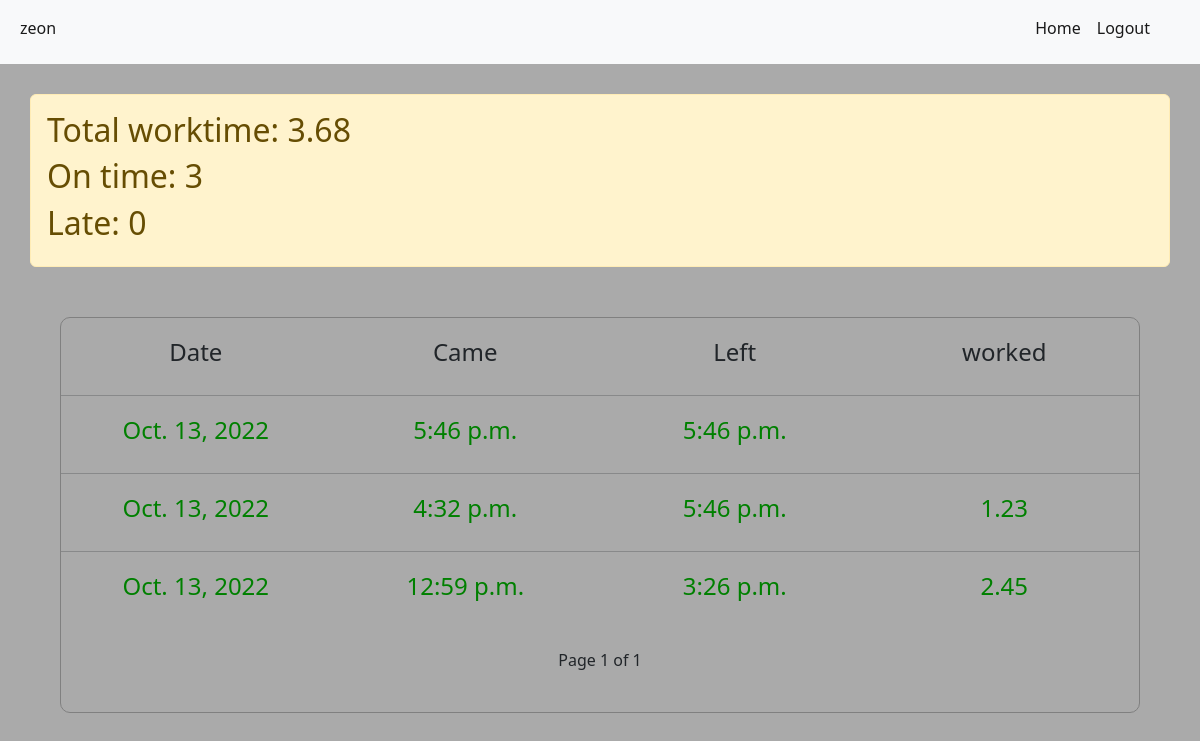
The page /accounts/company/test/1/ (signed in) on the database as committed earlier.
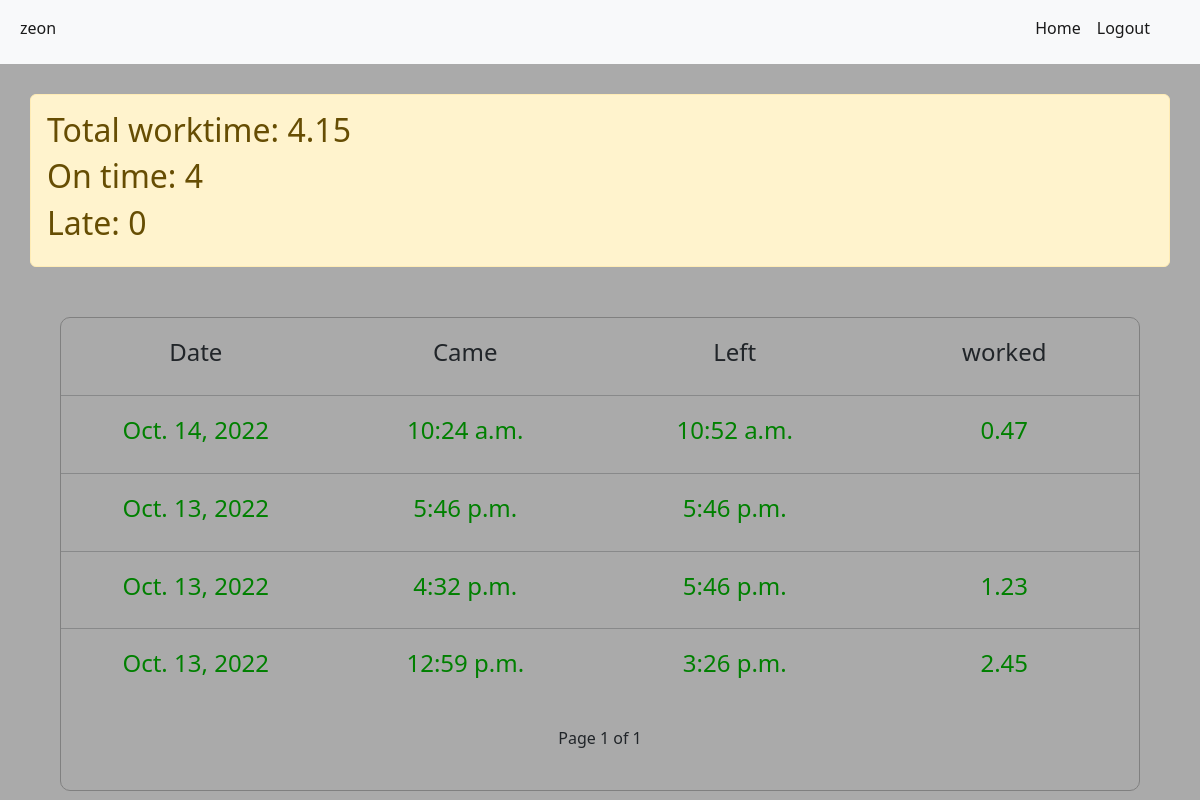
The same page on the database as committed later.
### accounts/models.py (models this page shows)
class WorkTime(models.Model):
    flag = models.BooleanField(default=False)
    start_time = models.TimeField(null=True)
    end_time = models.TimeField(null=True)
    company_id = models.ForeignKey(Company, on_delete=models.CASCADE)
    member_id = models.ForeignKey(Member, on_delete=models.CASCADE)
    created_at = models.DateField(auto_now=True)
    worked = models.FloatField(null=True)
    on_time = models.BooleanField(null=True)

### accounts/permissions.py (the view)
		def wrapper_func(request, *args, **kwargs):
			if request.user.is_company:
				return view_func(request, *args, **kwargs)
			else:
				raise PermissionDenied

### accounts/permissions.py (called while the page is built)
def company_allowed():
	def decorator(view_func):
		def wrapper_func(request, *args, **kwargs):
			if request.user.is_company:
				return view_func(request, *args, **kwargs)
			else:
				raise PermissionDenied
		return wrapper_func
	return decorator

### accounts/views.py (called while the page is built)
@company_allowed()
def companySeeUserStat(request, user, page=1):
    member = Member.objects.get(member__username=user)
    dt = datetime.today().month
    data = WorkTime.objects.filter(member_id=member, created_at__month=dt)
    totalTime = 0
    ontime = 0
    late = 0
    for each in data:
        if each.on_time:
            ontime += 1
        else:
            late += 1
        try:
            totalTime += each.worked
        except:
            pass
    data = data[::-1]
    paginator = Paginator(data, 5)
    try:
        data = paginator.page(page)
    except EmptyPage:
        data = paginator.page(paginator.num_pages)
    return render(request, "accounts/userStat.html", {"data": data, "totalTime": round(totalTime, 2), "user": user, "ontime": ontime, "late": late, "month": data[0].created_at.month })

### accounts/templates/accounts/userStat.html (shortened to what this page needs)
{% extends 'accounts/base.html' %}
{% load static %}
{% block content %}
<div class="userStats container alert alert-warning">
    <h2>Total worktime: {{ totalTime }}</h2>
    <h2>On time: {{ ontime }}</h2>
    <h2>Late: {{ late }}</h2>
</div>
<div class="user_stats_main">
    <div class="user_stat">
        <div class="stat_main"><h4>Date</h4></div>
        <div class="stat_main"><h4>Came</h4></div>
        <div class="stat_main"><h4>Left</h4></div>
        <div class="stat_main"><h4>worked</h4></div>
    </div>
    {% for each in data %}
    <hr>
    {% if each.on_time %}
        <div style="color: green;" class="user_stat">
            <div class="stat_main">
                <h4>{{ each.created_at }}</h4>
            </div>
            <div class="stat_main">
                <h4>{{ each.start_time  }}</h4>
            </div>
            <div class="stat_main">
                {% if each.end_time %}
                    <h4>{{ each.end_time }}</h4>
                {% endif %}
            </div>
            <div class="stat_main">
                {% if each.worked %}
                    <h4>{{ each.worked }}</h4>
                {% endif %}
            </div>
        </div>
    {% endif %}
    {% endfor %}
    <div class='pagination justify-content-center'>
        <span class='mx-4'>
        Page {{ data.number }} of {{ data.paginator.num_pages }}
        </span>
    </div>
</div>
{% endblock %}

Rows that differ between the two databases and show on the page:
added WorkTime: created_at "Oct. 14, 2022", start_time "10:24 a.m.", end_time "10:52 a.m.", worked "0.47"
Other text that changed with them:
{{ totalTime }}: "3.68" → "4.15"
{{ ontime }}: "3" → "4"
